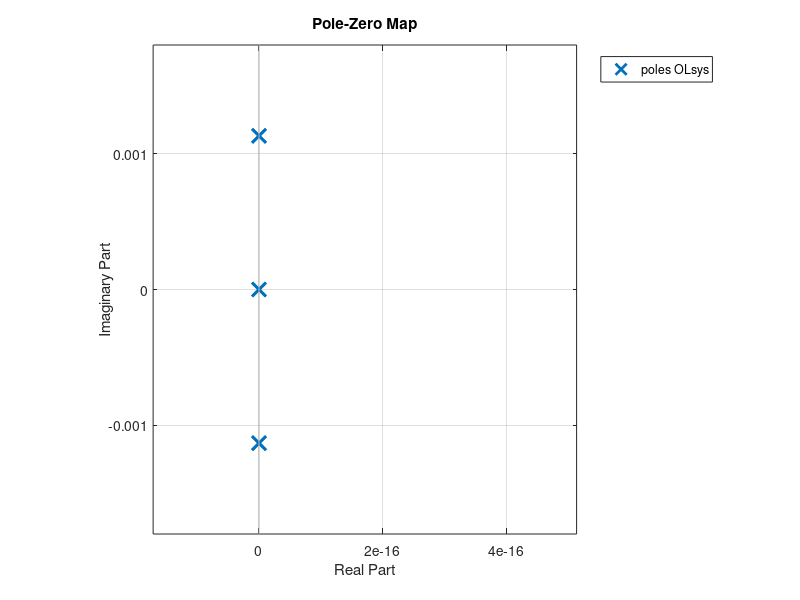

The MATLAB source for this figure: (Note: this script raises an error after producing the figure.)
clear; close all

%%%%%% A,B,C,D Matrices %%%%%%
n = sqrt(398600 / 6778^3);
A = [0 0 0 1 0 0;
     0 0 0 0 1 0;
     0 0 0 0 0 1;
     3*n^2 0 0 0 2*n 0;
     0 0 0 -2*n 0 0;
     0 0 -n^2 0 0 0];

B = [0 0 0;
     0 0 0;
     0 0 0;
     1 0 0;
     0 1 0;
     0 0 1];

C = [1 0 0 0 0 0;
     0 1 0 0 0 0;
     0 0 1 0 0 0];

D = [0 0 0;
     0 0 0;
     0 0 0];

nstates = size(A,1); % how many states? 
OLsys = ss(A,B,C,D);

eigVal = eig(A);
[eig_Vec, eig_ValDiag] = eig(A);
figure('name', 'Pole-Zero Map');
pzmap(OLsys); 
xlabel('Real Part')
ylabel('Imaginary Part')


% Earth mean radius:
rEarth_m = 6371E3;
muEarth_m3ps2 = 398600*(1000^3);


%% #2
% Define control system objectives, requirements. Determine open loop plant
% poles. Simulate the plant respone (no controller) to the desired initial
% conditions, reference inputs and /or exogeneous disturbances, as
% appropriate to control objectives, verify that thees responses make sense

isControllable = rank(ctrb(OLsys)) == numel(A(:,1)) % yes
isObservable = rank(obsv(OLsys)) == numel(A(:,1)) % yes

% Names for plots
OLsys.StateName = {'x (radial)';'y (along-track)';'z (cross-track)';...
    'xdot (radial velocity)';'ydot (along-track velocity)';'zdot (cross-track velocity)'};
OLsys.StateUnit = {'meters';'meters';'meters';...
    'meters/seconds';'meters/seconds';'meters/seconds'};
OLsys.OutputName = OLsys.StateName(1:3);
OLsys.OutputUnit = OLsys.StateUnit(1:3);
OLsys.InputName = {'xddot';'yddot';'zddot'};
OLsys.InputUnit = {'meters/seconds^2';'meters/seconds^2';'meters/seconds^2'};


% define umax 
thrust_kgmps2 = 10;
massChaser_kg = 100; 

% Open loop poles
% olpoles = pole(OLsys);
% pzmap(OLsys)

% impulse(OLsys) % this makes sense

% Simulate the plant response to the desired initial conditions (no
% disturbance)

% Examine different initial conditions
% X0 = [10000 0 0 0 0 0]; % radial offset
% X0 = [0 10000 0 0 0 0]; % in-track offset
% X0 = [0 0 10000 0 0 0]; % cross-track offset
% X0 = [10 375 0 0 0.00009 0];
X0 = [0 500 0 0 0 0]; % 500 meters in-track final approach
% Target radius
rTgt_m = 6778E3;
% Target mean motion
nTgt = sqrt(muEarth_m3ps2/rTgt_m^3);
% Target orbit period
TTgt_s = 2*pi/nTgt; 

tvec_s = 0:0.1:2*TTgt_s;

[y,t,x] = initial(OLsys,X0,tvec_s); 

nRadialCond = 5;
colorTrips = [zeros(nRadialCond,2),linspace(0.2,1,nRadialCond)'];
InitialStatePhaseSpaceData = nan(numel(tvec_s), 6, nRadialCond);

figInitPhaseSpace = figure();
for i=1:nRadialCond
   thisInitCond = X0 + [i 0 0 0 0 0];
   [~,~,InitialStatePhaseSpaceData(:,:,i)] = initial(OLsys,thisInitCond,tvec_s);
   subplot(311);
   plot(t,InitialStatePhaseSpaceData(:,1,i),'LineWidth',3,'Color',colorTrips(i,:)); 
   grid minor; hold on;
   ylabel({'Distance';'Radial (m)'})
   subplot(312);
   plot(t,InitialStatePhaseSpaceData(:,2,i),'LineWidth',3,'Color',colorTrips(i,:)); 
   grid minor; hold on;
   ylabel({'Distance';'In-Track (m)'})
   subplot(313);
   plot(t,InitialStatePhaseSpaceData(:,3,i),'LineWidth',3,'Color',colorTrips(i,:)); 
   grid minor; hold on;
   ylabel({'Distance';'Cross-Track (m)'})
end
sgtitle('Initial Conditions Open Loop Response');

% figure('Name','Open Loop Response to Initial Conditions');
% subplot(311)
% plot(t,y(:,1),'DisplayName','Radial Observed');  hold on;
% plot(t,x(:,1),'DisplayName','Radial State'); 
% legend('show'); ylabel('meters'); grid minor;
% subplot(312)
% plot(t,y(:,2),'DisplayName','Along-Track Observed'); hold on;
% % plot(t,x(:,2),'DisplayName','Along-Track State'); 
% legend('show'); ylabel('meters'); grid minor;
% subplot(313)
% plot(t,y(:,3),'DisplayName','Cross-Track Observed'); hold on;
% % plot(t,y(:,3),'DisplayName','Cross-Track State');
% legend('show'); ylabel('meters'); grid minor;
% xlabel('Time (seconds)');
% sgtitle('Initial Conditions System Response')

%% #4 Manual Pole Placement

% Specify desired closed-loop poles
despoles = [-0.09 -0.06 -0.03 -0.02 -0.02 -0.01]./10; %dominant pole is real and at -2 
%% Use place command to get feedback gain:
K = place(A,B,despoles);

% Define closed-loop dynamics
F2 = inv(C/(-A+B*K)*B);
F = F2;
Acl = A - B*K;
Bcl = B*F;
Ccl = C;
Dcl = D;
CLsys = ss(Acl,Bcl,Ccl,Dcl);


umax_mps2 = thrust_kgmps2/massChaser_kg;

rhistvec = zeros(3,numel(tvec_s))';

% Check that closed-loop system specs met; change despoles otherwise
%%get response to first reference input profile: 
[Y_CL1,~,X_CL1] = lsim(CLsys,rhistvec,tvec_s, X0);

%compute resulting actuator efforts in each case, where u = -Kx + Fr
U_CL1 = -K*X_CL1' + F*rhistvec'; 

figure('Name','Manual Pole Placement Actuator Effort')
subplot(311), hold on
plot(tvec_s,U_CL1(1,:))
plot(tvec_s,umax_mps2*ones(size(tvec_s)),'--k');
plot(tvec_s,-umax_mps2*ones(size(tvec_s)),'--k');
subplot(312), hold on
plot(tvec_s,U_CL1(2,:))
plot(tvec_s,umax_mps2*ones(size(tvec_s)),'--k');
plot(tvec_s,-umax_mps2*ones(size(tvec_s)),'--k');
subplot(313), hold on
plot(tvec_s,U_CL1(3,:))
plot(tvec_s,umax_mps2*ones(size(tvec_s)),'--k');
plot(tvec_s,-umax_mps2*ones(size(tvec_s)),'--k');

figure('Name','Manual Pole Placement: Response Compared To Desired Position State')
subplot(311)
plot(tvec_s,Y_CL1(:,1),'DisplayName','Observed'); hold on;
plot(tvec_s,rhistvec(:,1),'DisplayName','Reference');
legend show
subplot(312)
plot(tvec_s,Y_CL1(:,2),'DisplayName','Observed'); hold on;
plot(tvec_s,rhistvec(:,2),'DisplayName','Reference');
legend show
subplot(313)
plot(tvec_s,Y_CL1(:,3),'DisplayName','Observed'); hold on;
plot(tvec_s,rhistvec(:,3),'DisplayName','Reference')
legend show


%% #5 Luenberger Observer 
% todo remove these gains once part 4 is complete
Kobs = zeros(3,6);
Fobs = eye(3);

% check for controllability of observer system
Co_observer = ctrb(A', C');
is_observer_controllable = rank(Co_observer) == nstates;

% New augmented state for luenberger observer: Xaug_obs = [x; ex; ey; ez; exdot; eydot; ezdot]

% Specify desired closed-loop poles for the Luenberger observer
desobsvpoles =  [-6, -5, -4 -3, -2, -1];
% Use place command to get Luenberger observer gain
L = (place(A',C',desobsvpoles))';

% define new closed loop observer system
AaugLOCL = [A B*K;
           zeros(nstates) A-L*C];
BaugLOCL = [B*F; zeros(size(B))];
CaugLOCL = [zeros(nstates,nstates), eye(nstates)]; %define errors as outputs
DaugLOCL = zeros(6,3);
LOCLsys = ss(AaugLOCL, BaugLOCL, CaugLOCL, DaugLOCL);

X0_no_obs_error = [0, 0, 0, 0, 0, 0];
X0LO_no_obs_error = [X0, X0_no_obs_error]; %initial observer error states zero
figure('Name','Observer Error Transient 0 IC');
initial(LOCLsys,X0LO_no_obs_error,10);
title('Observer error transient responses | Zero Intial Error')

X0_with_obs_error = [ 20, 20, 20, 0.1, 0.1, 0.1];
X0LO_with_obs_error = [X0, X0_with_obs_error]; %initial observer error states non-zero
figure('Name','Observer Error Transient With IC');
initial(LOCLsys,X0LO_with_obs_error,10);
title('Observer error transient responses | With Inital Error')



%%Define observer error augmented closed-loop dynamics with integral states 
%%(12 states total: 6 from original system + 6 from observer errors)
A_CLO = [A-B*K B*K;
           zeros(nstates) A-L*C];
B_CLO = [B*F; zeros(size(B))];
C_CLO = [C, zeros(3,6)]; 
D_CLO = zeros(3,3);
CLaugsys3 = ss(A_CLO,B_CLO,C_CLO,D_CLO);


X0LO_no_obs_error = [X0, X0_no_obs_error];
figure('Name','Closed Loop Response With 0 Observer IC');
lsim(CLaugsys3,rhistvec,tvec_s,X0LO_no_obs_error) %initial observer error states non-zero
title('Closed Loop Response With 0 Observer ICs | Without Inital Obvserver Error')

X0LO_with_obs_error = [X0, X0_with_obs_error]; 
figure('Name','Closed Loop Response With 0 Observer IC');
lsim(CLaugsys3,rhistvec,tvec_s,X0LO_with_obs_error) %initial observer error states non-zero
title('Closed Loop Response With 0 Observer ICs | Without Inital Obvserver Error')


%% # 6 Infinite Horizon Controller

umax_mps2 = thrust_kgmps2/massChaser_kg;
rmag = 0.2;
% rhistvec1 = x(:,1:3);
rhistvec1 = zeros(3,numel(tvec_s))';

% Weights 
awts = ones([1,numel(A(:,1))]);
rho  = 10;
awts = awts./sum(awts);

poswts = 500*[2 9 6];
velwts = 100*[1 1 1];
Q = diag(awts./[poswts, velwts].^2);
R = rho*diag(1./(umax_mps2.*[1 1 1]).^2);

[Ks, W, E] = lqr(A,B,Q,R);
% usLqr = nan([3, numel(x(:,1))]);
% 
% for i = 1:numel(x(:,1))
%    usLqr(:,i) = -R^-1 * B'*W*x(i,:)';
% end

Ff = inv(C/(-A+B*Ks)*B);
A_CLOLQR = [A-B*Ks B*Ks;
           zeros(nstates) A-L*C];
B_CLOLQR = [B*Ff; zeros(size(B))];
C_CLOLQR = [C, zeros(3,6)]; 
D_CLOLQR = zeros(3,3);
CLsys = ss(A_CLOLQR,B_CLOLQR,C_CLOLQR,D_CLOLQR);

[ycl1,~,xcl1] = lsim(CLsys,rhistvec1',tvec_s,X0LO_no_obs_error);

ucl1 = -Ks*xcl1(:,1:6)' + Ff*rhistvec1';

figure("Name",'LQR Actuator Effort')
subplot(311), hold on
plot(tvec_s,ucl1(1,:))
plot(tvec_s,umax_mps2*ones(size(tvec_s)),'--k');
plot(tvec_s,-umax_mps2*ones(size(tvec_s)),'--k');
ylabel({'Acceleration';'Radial (m/s^2)'});
subplot(312), hold on
plot(tvec_s,ucl1(2,:))
plot(tvec_s,umax_mps2*ones(size(tvec_s)),'--k');
plot(tvec_s,-umax_mps2*ones(size(tvec_s)),'--k');
ylabel({'Acceleration';'In-Track (m/s^2)'});
subplot(313), hold on
plot(tvec_s,ucl1(3,:))
plot(tvec_s,umax_mps2*ones(size(tvec_s)),'--k');
plot(tvec_s,-umax_mps2*ones(size(tvec_s)),'--k');
ylabel({'Acceleration';'Cross-Track (m/s^2)'});
xlabel('Time (s)')
sgtitle('LQR Actuator Effort')

figure("Name","LQR Response Compared To Desired Position State")
subplot(311)
plot(tvec_s,ycl1(:,1),'DisplayName','Observed'); hold on;
plot(tvec_s,rhistvec1(:,1),'DisplayName','Reference');
ylabel({'Distance';'Radial (m)'});
legend show
subplot(312)
plot(tvec_s,ycl1(:,2),'DisplayName','Observed'); hold on;
plot(tvec_s,rhistvec1(:,2),'DisplayName','Reference');
ylabel({'Distance';'In-track (m)'});
legend show
subplot(313)
plot(tvec_s,ycl1(:,3),'DisplayName','Observed'); hold on;
plot(tvec_s,rhistvec1(:,3),'DisplayName','Reference')
ylabel({'Distance';'Cross-track (m)'}); 
xlabel('Time (s)')
legend show
sgtitle('LQR Control Results')

% figure("Name","Response Compared To Desired Position State")
% subplot(311)
% plot(tvec_s,xcl1(:,4),'DisplayName','State'); hold on;
% ylabel({'Velocity';'Radial (m/s)'});
% legend show
% subplot(312)
% plot(tvec_s,xcl1(:,5),'DisplayName','State'); hold on;
% ylabel({'Velocity';'In-track (m/s)'});
% legend show
% subplot(313)
% plot(tvec_s,xcl1(:,6),'DisplayName','State'); hold on;
% ylabel({'Velocity';'Cross-track (m/s)'}); 
% xlabel('Time (s)')
% legend show


%%%% SCRIPT STUB %%%%




%%% FUNCTIONS STUB %%%%
